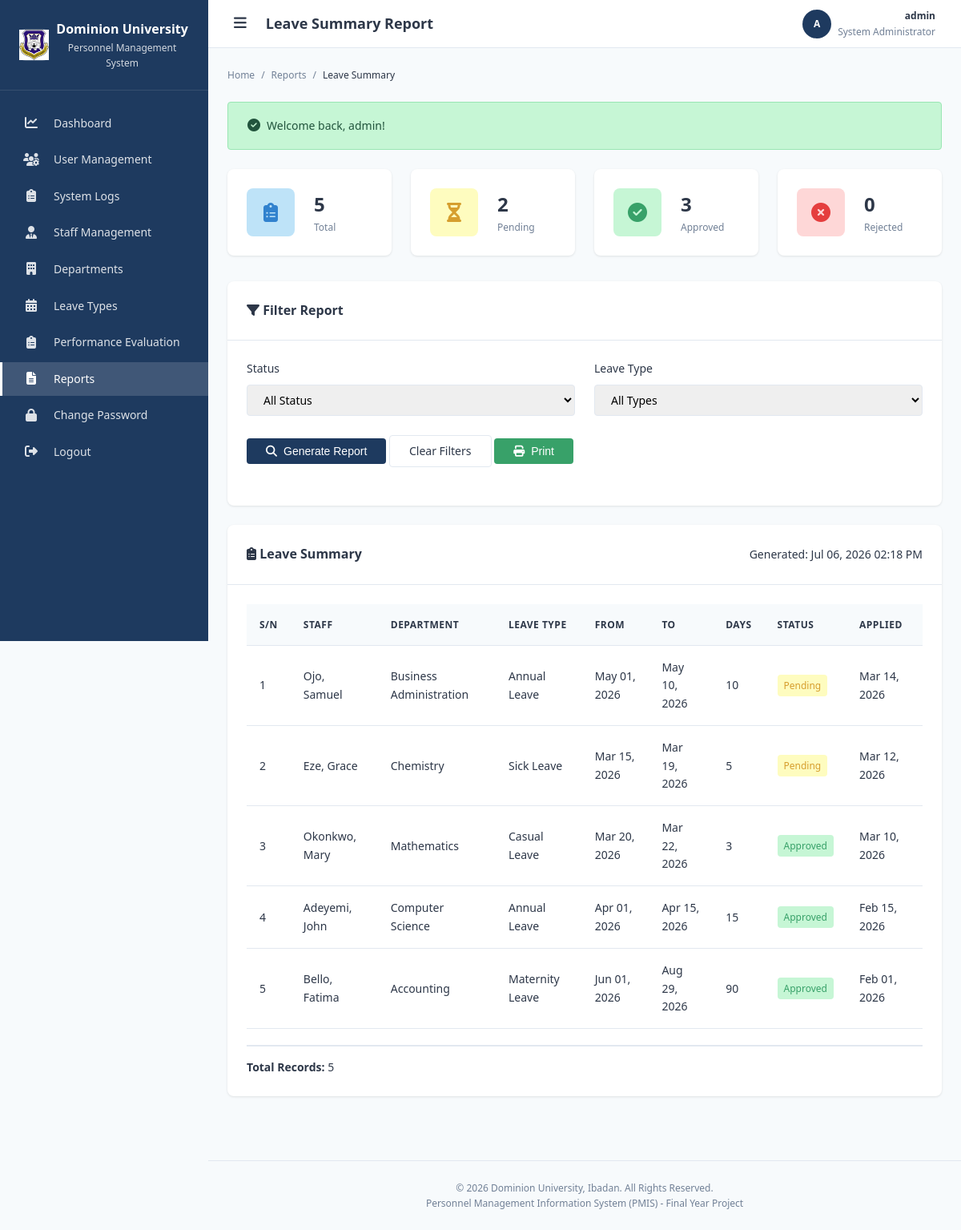
Screenshot of /modules/reports/leave_summary.php (signed in) with the database file from the repository.
### tables this page shows
CREATE TABLE leave_applications (
    id INT AUTO_INCREMENT PRIMARY KEY,
    staff_id INT NOT NULL,
    leave_type_id INT NOT NULL,
    start_date DATE NOT NULL,
    end_date DATE NOT NULL,
    total_days INT NOT NULL,
    reason TEXT NOT NULL,
    status ENUM('pending', 'approved', 'rejected') DEFAULT 'pending',
    hod_comment TEXT,
    hr_comment TEXT,
    applied_at TIMESTAMP DEFAULT CURRENT_TIMESTAMP,
    reviewed_at TIMESTAMP NULL,
    reviewed_by INT NULL,
    
     
    FOREIGN KEY (staff_id) REFERENCES staff(id) ON DELETE CASCADE ON UPDATE CASCADE,
    FOREIGN KEY (leave_type_id) REFERENCES leave_types(id) ON DELETE RESTRICT ON UPDATE CASCADE,
    FOREIGN KEY (reviewed_by) REFERENCES users(id) ON DELETE SET NULL ON UPDATE CASCADE,
    
     
    INDEX idx_leave_staff (staff_id),
    INDEX idx_leave_status (status),
    INDEX idx_leave_dates (start_date, end_date),
    INDEX idx_leave_applied (applied_at)
);

CREATE TABLE staff (
    id INT AUTO_INCREMENT PRIMARY KEY,
    staff_id VARCHAR(50) NOT NULL UNIQUE COMMENT 'Unique staff identification number',
    first_name VARCHAR(100) NOT NULL,
    last_name VARCHAR(100) NOT NULL,
    middle_name VARCHAR(100),
    gender ENUM('Male', 'Female', 'Other') NOT NULL,
    date_of_birth DATE,
    marital_status ENUM('Single', 'Married', 'Divorced', 'Widowed'),
    address TEXT,
    phone VARCHAR(20),
    email VARCHAR(100),
    next_of_kin VARCHAR(200),
    height VARCHAR(10),
    qualification VARCHAR(255),
    department_id INT,
    rank VARCHAR(100) COMMENT 'Job title/designation',
    employment_condition ENUM('Permanent', 'Contract', 'Temporary', 'Part-time') DEFAULT 'Permanent',
    date_recruited DATE,
    reason TEXT COMMENT 'Reason for employment/remarks',
    basic_salary DECIMAL(12, 2),
    staff_type ENUM('academic', 'non_academic') NOT NULL,
    passport_photo VARCHAR(255) COMMENT 'Path to passport photo',
    status ENUM('active', 'inactive', 'suspended') DEFAULT 'active',
    created_at TIMESTAMP DEFAULT CURRENT_TIMESTAMP,
    updated_at TIMESTAMP DEFAULT CURRENT_TIMESTAMP ON UPDATE CURRENT_TIMESTAMP,
    
     
    FOREIGN KEY (department_id) REFERENCES departments(id) ON DELETE SET NULL ON UPDATE CASCADE,
    
     
    INDEX idx_staff_id (staff_id),
    INDEX idx_staff_name (last_name, first_name),
    INDEX idx_staff_type (staff_type),
    INDEX idx_staff_status (status),
    INDEX idx_staff_dept (department_id)
);

CREATE TABLE departments (
    id INT AUTO_INCREMENT PRIMARY KEY,
    department_name VARCHAR(100) NOT NULL,
    department_code VARCHAR(20) UNIQUE,
    hod_staff_id INT NULL,
    description TEXT,
    created_at TIMESTAMP DEFAULT CURRENT_TIMESTAMP,
    updated_at TIMESTAMP DEFAULT CURRENT_TIMESTAMP ON UPDATE CURRENT_TIMESTAMP,
    INDEX idx_dept_name (department_name),
    INDEX idx_dept_code (department_code)
);

CREATE TABLE leave_types (
    id INT AUTO_INCREMENT PRIMARY KEY,
    leave_name VARCHAR(100) NOT NULL,
    max_days INT DEFAULT 0 COMMENT 'Maximum days allowed per year',
    description TEXT,
    created_at TIMESTAMP DEFAULT CURRENT_TIMESTAMP,
    updated_at TIMESTAMP DEFAULT CURRENT_TIMESTAMP ON UPDATE CURRENT_TIMESTAMP,
    INDEX idx_leave_name (leave_name)
);

### includes/role_check.php (called while the page is built, shortened)
<?php
function getStatusBadgeClass($status) {
    $classes = [
        'active' => 'badge-success',
        'inactive' => 'badge-danger',
        'pending' => 'badge-warning',
        'approved' => 'badge-success',
        'rejected' => 'badge-danger',
        'suspended' => 'badge-warning',
        'hod_approved' => 'badge-info',
        'hod_rejected' => 'badge-danger',
        'dean_approved' => 'badge-info',
        'dean_rejected' => 'badge-danger'
    ];
    return $classes[$status] ?? 'badge-default';
}

### modules/reports/leave_summary.php (the view, shortened to what this page needs)
<?php
require_once '../../includes/functions.php';
require_once '../../includes/role_check.php';
$sql = "
    SELECT la.*, lt.leave_name, s.first_name, s.last_name, s.staff_id as staff_code,
           d.department_name, u.username as reviewed_by_name
    FROM leave_applications la
    JOIN leave_types lt ON la.leave_type_id = lt.id
    JOIN staff s ON la.staff_id = s.id
    LEFT JOIN departments d ON s.department_id = d.id
    LEFT JOIN users u ON la.reviewed_by = u.id
    WHERE 1=1
";
$params = [];
$sql .= " ORDER BY la.applied_at DESC";
$stmt = $pdo->prepare($sql);
$stmt->execute($params);
$leaveList = $stmt->fetchAll();
$statsStmt = $pdo->query("
    SELECT
        COUNT(*) as total,
        SUM(CASE WHEN status = 'pending' THEN 1 ELSE 0 END) as pending,
        SUM(CASE WHEN status = 'approved' THEN 1 ELSE 0 END) as approved,
        SUM(CASE WHEN status = 'rejected' THEN 1 ELSE 0 END) as rejected
    FROM leave_applications
");
$stats = $statsStmt->fetch();
require_once '../../includes/header.php';
require_once '../../includes/sidebar.php';
?>
<div class="dashboard-stats" style="grid-template-columns: repeat(4, 1fr);">
    <div class="stat-card">
        <div class="stat-icon primary"><i class="fas fa-clipboard-list"></i></div>
        <div class="stat-content">
            <div class="stat-value"><?php echo $stats['total'] ?? 0; ?></div>
            <div class="stat-label">Total</div>
        </div>
    </div>
    <div class="stat-card">
        <div class="stat-icon warning"><i class="fas fa-hourglass-half"></i></div>
        <div class="stat-content">
            <div class="stat-value"><?php echo $stats['pending'] ?? 0; ?></div>
            <div class="stat-label">Pending</div>
        </div>
    </div>
    <div class="stat-card">
        <div class="stat-icon success"><i class="fas fa-check-circle"></i></div>
        <div class="stat-content">
            <div class="stat-value"><?php echo $stats['approved'] ?? 0; ?></div>
            <div class="stat-label">Approved</div>
        </div>
    </div>
    <div class="stat-card">
        <div class="stat-icon danger"><i class="fas fa-times-circle"></i></div>
        <div class="stat-content">
            <div class="stat-value"><?php echo $stats['rejected'] ?? 0; ?></div>
            <div class="stat-label">Rejected</div>
        </div>
    </div>
</div>
<div class="card mb-3">
    <div class="card-header">
        <h3 class="card-title"><i class="fas fa-filter"></i> Filter Report</h3>
    </div>
    <div class="card-body">
        <form method="GET" action="">
            <div class="form-row">
                <div class="form-group">
                    <label class="form-label">Status</label>
                    <select name="status" class="form-control">
                        <option value="">All Status</option>
                    </select>
                </div>
                <div class="form-group">
                    <label class="form-label">Leave Type</label>
                    <select name="leave_type" class="form-control">
                        <option value="">All Types</option>
                    </select>
                </div>
            </div>
            <div class="form-group">
                <button type="submit" class="btn btn-primary"><i class="fas fa-search"></i> Generate Report</button>
                <a href="leave_summary.php" class="btn btn-outline">Clear Filters</a>
                <button type="button" class="btn btn-success" onclick="window.print()"><i class="fas fa-print"></i> Print</button>
            </div>
        </form>
    </div>
</div>
<div class="card">
    <div class="card-header">
        <h3 class="card-title"><i class="fas fa-clipboard-list"></i> Leave Summary</h3>
        <span class="text-muted">Generated: <?php echo date('M d, Y h:i A'); ?></span>
    </div>
    <div class="card-body">
        <?php if (!empty($leaveList)): ?>
            <div class="table-container">
                <table class="data-table">
                    <thead>
                        <tr>
                            <th>S/N</th>
                            <th>Staff</th>
                            <th>Department</th>
                            <th>Leave Type</th>
                            <th>From</th>
                            <th>To</th>
                            <th>Days</th>
                            <th>Status</th>
                            <th>Applied</th>
                        </tr>
                    </thead>
                    <tbody>
                        <?php $sn = 1; foreach ($leaveList as $leave): ?>
                            <tr>
                                <td><?php echo $sn++; ?></td>
                                <td><?php echo escapeOutput($leave['last_name'] . ', ' . $leave['first_name']); ?></td>
                                <td><?php echo escapeOutput($leave['department_name'] ?? 'N/A'); ?></td>
                                <td><?php echo escapeOutput($leave['leave_name']); ?></td>
                                <td><?php echo formatDate($leave['start_date']); ?></td>
                                <td><?php echo formatDate($leave['end_date']); ?></td>
                                <td><?php echo $leave['total_days']; ?></td>
                                <td>
                                    <span class="badge <?php echo getStatusBadgeClass($leave['status']); ?>">
                                        <?php echo ucfirst($leave['status']); ?>
                                    </span>
                                </td>
                                <td><?php echo formatDate($leave['applied_at']); ?></td>
                            </tr>
                        <?php endforeach; ?>
                    </tbody>
                </table>
            </div>
            <div style="margin-top: 20px; padding-top: 15px; border-top: 2px solid #e2e8f0;">
                <p><strong>Total Records:</strong> <?php echo count($leaveList); ?></p>
            </div>
        <?php else: ?>
            <p class="text-center text-muted">No leave applications found matching the criteria</p>
        <?php endif; ?>
    </div>
</div>
<?php require_once '../../includes/footer.php'; ?>

### rows the page displays
leave_applications: staff.first_name "Ojo, Samuel", departments.department_name "Business Administration", leave_type.leave_name "Annual Leave", start_date "May 01, 2026", end_date "May 10, 2026", total_days "10", status "Pending", applied_at "Mar 14, 2026"
leave_applications: staff.first_name "Eze, Grace", departments.department_name "Chemistry", leave_type.leave_name "Sick Leave", start_date "Mar 15, 2026", end_date "Mar 19, 2026", total_days "5", status "Pending", applied_at "Mar 12, 2026"
leave_applications: staff.first_name "Okonkwo, Mary", departments.department_name "Mathematics", leave_type.leave_name "Casual Leave", start_date "Mar 20, 2026", end_date "Mar 22, 2026", total_days "3", status "Approved", applied_at "Mar 10, 2026"
leave_applications: staff.first_name "Adeyemi, John", departments.department_name "Computer Science", leave_type.leave_name "Annual Leave", start_date "Apr 01, 2026", end_date "Apr 15, 2026", total_days "15", status "Approved", applied_at "Feb 15, 2026"
leave_applications: staff.first_name "Bello, Fatima", departments.department_name "Accounting", leave_type.leave_name "Maternity Leave", start_date "Jun 01, 2026", end_date "Aug 29, 2026", total_days "90", status "Approved", applied_at "Feb 01, 2026"

### other values shown
escapeOutput($pageTitle) "Leave Summary Report"
$currentUserInitials "A"
escapeOutput($currentUserName) "admin"
escapeOutput($currentUserRole) "System Administrator"
escapeOutput($name) "Reports"
escapeOutput($name) "Leave Summary"
escapeOutput($msg['message']) "Welcome back, admin!"
$stats['total'] "5"
$stats['pending'] "2"
$stats['approved'] "3"
$stats['rejected'] "0"
count($leaveList) "5"
